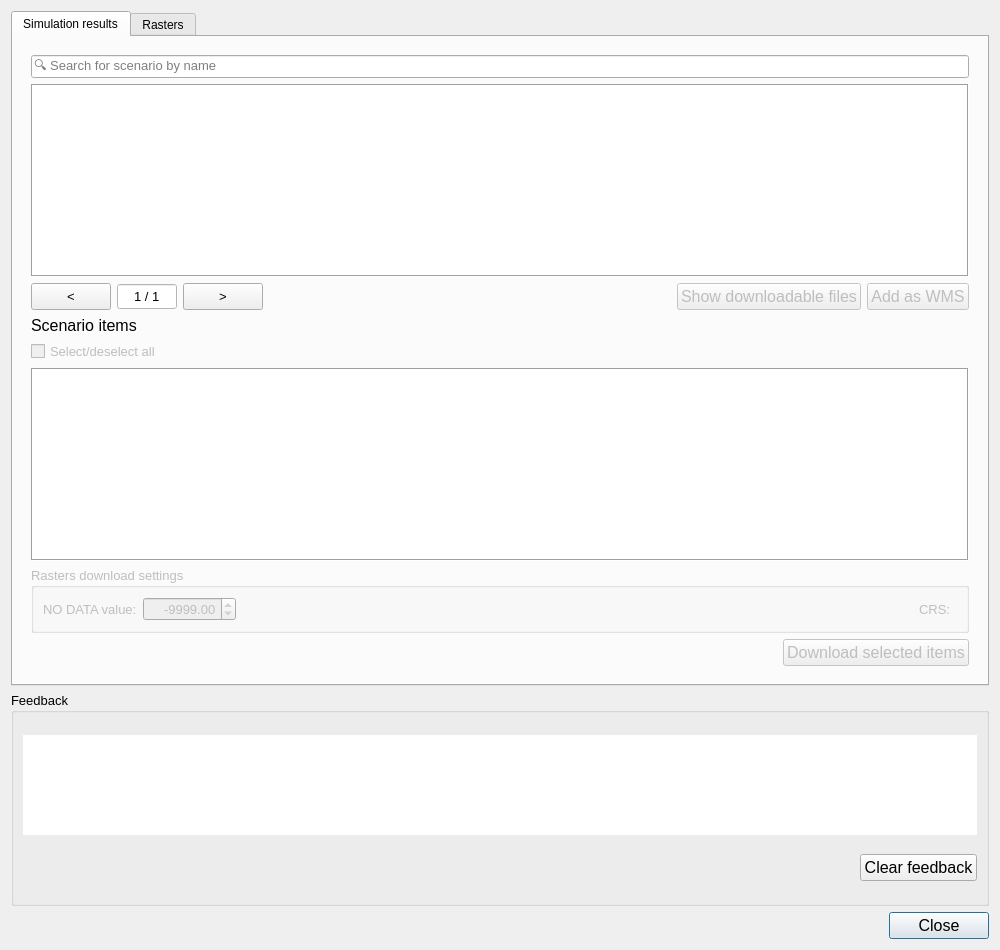
<?xml version="1.0" encoding="UTF-8"?>
<ui version="4.0">
 <class>Dialog</class>
 <widget class="QDialog" name="Dialog">
  <property name="geometry">
   <rect>
    <x>0</x>
    <y>0</y>
    <width>1000</width>
    <height>950</height>
   </rect>
  </property>
  <property name="focusPolicy">
   <enum>Qt::StrongFocus</enum>
  </property>
  <property name="windowTitle">
   <string>Lizard</string>
  </property>
  <layout class="QGridLayout" name="gridLayout">
   <item row="2" column="0">
    <layout class="QHBoxLayout" name="horizontalLayout_2">
     <property name="bottomMargin">
      <number>0</number>
     </property>
     <item>
      <spacer name="horizontalSpacer_2">
       <property name="orientation">
        <enum>Qt::Horizontal</enum>
       </property>
       <property name="sizeHint" stdset="0">
        <size>
         <width>40</width>
         <height>20</height>
        </size>
       </property>
      </spacer>
     </item>
     <item>
      <widget class="QPushButton" name="pb_close">
       <property name="sizePolicy">
        <sizepolicy hsizetype="Preferred" vsizetype="Fixed">
         <horstretch>0</horstretch>
         <verstretch>0</verstretch>
        </sizepolicy>
       </property>
       <property name="minimumSize">
        <size>
         <width>100</width>
         <height>25</height>
        </size>
       </property>
       <property name="maximumSize">
        <size>
         <width>16777215</width>
         <height>16777215</height>
        </size>
       </property>
       <property name="font">
        <font>
         <family>Segoe UI</family>
         <pointsize>12</pointsize>
        </font>
       </property>
       <property name="text">
        <string>Close</string>
       </property>
      </widget>
     </item>
    </layout>
   </item>
   <item row="1" column="0">
    <widget class="QgsCollapsibleGroupBox" name="grp_feedback">
     <property name="enabled">
      <bool>true</bool>
     </property>
     <property name="maximumSize">
      <size>
       <width>16777215</width>
       <height>16777215</height>
      </size>
     </property>
     <property name="font">
      <font>
       <family>Segoe UI</family>
       <pointsize>10</pointsize>
      </font>
     </property>
     <property name="title">
      <string>Feedback</string>
     </property>
     <property name="collapsed">
      <bool>false</bool>
     </property>
     <layout class="QGridLayout" name="gridLayout_2">
      <item row="1" column="0">
       <spacer name="horizontalSpacer">
        <property name="orientation">
         <enum>Qt::Horizontal</enum>
        </property>
        <property name="sizeHint" stdset="0">
         <size>
          <width>40</width>
          <height>20</height>
         </size>
        </property>
       </spacer>
      </item>
      <item row="0" column="0" colspan="2">
       <widget class="QListView" name="feedback_lv">
        <property name="sizePolicy">
         <sizepolicy hsizetype="Expanding" vsizetype="MinimumExpanding">
          <horstretch>0</horstretch>
          <verstretch>0</verstretch>
         </sizepolicy>
        </property>
        <property name="maximumSize">
         <size>
          <width>16777215</width>
          <height>100</height>
         </size>
        </property>
        <property name="font">
         <font>
          <family>Segoe UI</family>
          <pointsize>10</pointsize>
         </font>
        </property>
        <property name="frameShape">
         <enum>QFrame::NoFrame</enum>
        </property>
        <property name="editTriggers">
         <set>QAbstractItemView::NoEditTriggers</set>
        </property>
       </widget>
      </item>
      <item row="1" column="1">
       <widget class="QPushButton" name="pb_clear_feedback">
        <property name="enabled">
         <bool>true</bool>
        </property>
        <property name="minimumSize">
         <size>
          <width>100</width>
          <height>25</height>
         </size>
        </property>
        <property name="maximumSize">
         <size>
          <width>16777215</width>
          <height>16777215</height>
         </size>
        </property>
        <property name="font">
         <font>
          <family>Segoe UI</family>
          <pointsize>12</pointsize>
         </font>
        </property>
        <property name="text">
         <string>Clear feedback</string>
        </property>
       </widget>
      </item>
     </layout>
    </widget>
   </item>
   <item row="0" column="0">
    <widget class="QTabWidget" name="lizard_tab">
     <property name="currentIndex">
      <number>0</number>
     </property>
     <widget class="QWidget" name="simulation_results_tab">
      <attribute name="title">
       <string>Simulation results</string>
      </attribute>
      <layout class="QGridLayout" name="gridLayout_5">
       <item row="0" column="0">
        <widget class="QWidget" name="scenario_download_widget" native="true">
         <property name="sizePolicy">
          <sizepolicy hsizetype="Preferred" vsizetype="Expanding">
           <horstretch>0</horstretch>
           <verstretch>0</verstretch>
          </sizepolicy>
         </property>
         <property name="minimumSize">
          <size>
           <width>500</width>
           <height>300</height>
          </size>
         </property>
         <property name="font">
          <font>
           <family>Segoe UI</family>
          </font>
         </property>
         <layout class="QGridLayout" name="gridLayout_8">
          <item row="2" column="0" colspan="2">
           <layout class="QHBoxLayout" name="horizontalLayout">
            <property name="topMargin">
             <number>0</number>
            </property>
            <property name="bottomMargin">
             <number>0</number>
            </property>
            <item>
             <widget class="QPushButton" name="pb_prev_page">
              <property name="sizePolicy">
               <sizepolicy hsizetype="Minimum" vsizetype="Minimum">
                <horstretch>0</horstretch>
                <verstretch>0</verstretch>
               </sizepolicy>
              </property>
              <property name="minimumSize">
               <size>
                <width>40</width>
                <height>20</height>
               </size>
              </property>
              <property name="maximumSize">
               <size>
                <width>16777215</width>
                <height>16777215</height>
               </size>
              </property>
              <property name="font">
               <font>
                <family>Segoe UI</family>
                <pointsize>10</pointsize>
               </font>
              </property>
              <property name="layoutDirection">
               <enum>Qt::LeftToRight</enum>
              </property>
              <property name="text">
               <string>&lt;</string>
              </property>
             </widget>
            </item>
            <item>
             <widget class="QSpinBox" name="page_sbox">
              <property name="sizePolicy">
               <sizepolicy hsizetype="Minimum" vsizetype="Minimum">
                <horstretch>0</horstretch>
                <verstretch>0</verstretch>
               </sizepolicy>
              </property>
              <property name="minimumSize">
               <size>
                <width>60</width>
                <height>20</height>
               </size>
              </property>
              <property name="font">
               <font>
                <family>Segoe UI</family>
                <pointsize>10</pointsize>
               </font>
              </property>
              <property name="focusPolicy">
               <enum>Qt::StrongFocus</enum>
              </property>
              <property name="styleSheet">
               <string notr="true">QSpinBox {background-color: white;}</string>
              </property>
              <property name="frame">
               <bool>true</bool>
              </property>
              <property name="alignment">
               <set>Qt::AlignCenter</set>
              </property>
              <property name="buttonSymbols">
               <enum>QAbstractSpinBox::NoButtons</enum>
              </property>
              <property name="suffix">
               <string> / 1</string>
              </property>
              <property name="minimum">
               <number>1</number>
              </property>
             </widget>
            </item>
            <item>
             <widget class="QPushButton" name="pb_next_page">
              <property name="sizePolicy">
               <sizepolicy hsizetype="Minimum" vsizetype="Minimum">
                <horstretch>0</horstretch>
                <verstretch>0</verstretch>
               </sizepolicy>
              </property>
              <property name="minimumSize">
               <size>
                <width>40</width>
                <height>20</height>
               </size>
              </property>
              <property name="maximumSize">
               <size>
                <width>16777215</width>
                <height>16777215</height>
               </size>
              </property>
              <property name="font">
               <font>
                <family>Segoe UI</family>
                <pointsize>10</pointsize>
               </font>
              </property>
              <property name="text">
               <string>&gt;</string>
              </property>
             </widget>
            </item>
            <item>
             <spacer name="horizontalSpacer_13">
              <property name="orientation">
               <enum>Qt::Horizontal</enum>
              </property>
              <property name="sizeHint" stdset="0">
               <size>
                <width>400</width>
                <height>20</height>
               </size>
              </property>
             </spacer>
            </item>
            <item>
             <widget class="QPushButton" name="pb_show_files">
              <property name="enabled">
               <bool>false</bool>
              </property>
              <property name="minimumSize">
               <size>
                <width>100</width>
                <height>25</height>
               </size>
              </property>
              <property name="maximumSize">
               <size>
                <width>16777215</width>
                <height>16777215</height>
               </size>
              </property>
              <property name="font">
               <font>
                <family>Segoe UI</family>
                <pointsize>12</pointsize>
               </font>
              </property>
              <property name="text">
               <string>Show downloadable files</string>
              </property>
             </widget>
            </item>
            <item>
             <widget class="QPushButton" name="pb_add_wms">
              <property name="enabled">
               <bool>false</bool>
              </property>
              <property name="minimumSize">
               <size>
                <width>100</width>
                <height>25</height>
               </size>
              </property>
              <property name="maximumSize">
               <size>
                <width>16777215</width>
                <height>16777215</height>
               </size>
              </property>
              <property name="font">
               <font>
                <family>Segoe UI</family>
                <pointsize>12</pointsize>
               </font>
              </property>
              <property name="text">
               <string>Add as WMS</string>
              </property>
             </widget>
            </item>
           </layout>
          </item>
          <item row="3" column="0" colspan="2">
           <layout class="QGridLayout" name="gridLayout_4">
            <property name="bottomMargin">
             <number>0</number>
            </property>
            <item row="1" column="0">
             <widget class="QCheckBox" name="toggle_selection_ckb">
              <property name="enabled">
               <bool>false</bool>
              </property>
              <property name="font">
               <font>
                <family>Segoe UI</family>
                <pointsize>10</pointsize>
               </font>
              </property>
              <property name="layoutDirection">
               <enum>Qt::LeftToRight</enum>
              </property>
              <property name="text">
               <string>Select/deselect all</string>
              </property>
             </widget>
            </item>
            <item row="0" column="0">
             <widget class="QLabel" name="label_2">
              <property name="font">
               <font>
                <family>Segoe UI</family>
                <pointsize>12</pointsize>
               </font>
              </property>
              <property name="text">
               <string>Scenario items</string>
              </property>
             </widget>
            </item>
           </layout>
          </item>
          <item row="1" column="0" colspan="2">
           <widget class="QTreeView" name="scenario_tv">
            <property name="font">
             <font>
              <family>Segoe UI</family>
              <pointsize>10</pointsize>
             </font>
            </property>
            <property name="frameShape">
             <enum>QFrame::Box</enum>
            </property>
            <property name="editTriggers">
             <set>QAbstractItemView::NoEditTriggers</set>
            </property>
            <property name="sortingEnabled">
             <bool>true</bool>
            </property>
            <attribute name="headerShowSortIndicator" stdset="0">
             <bool>true</bool>
            </attribute>
           </widget>
          </item>
          <item row="0" column="0" colspan="2">
           <widget class="QLineEdit" name="scenario_search_le">
            <property name="font">
             <font>
              <family>Segoe UI</family>
              <pointsize>10</pointsize>
             </font>
            </property>
            <property name="frame">
             <bool>true</bool>
            </property>
            <property name="placeholderText">
             <string>🔍 Search for scenario by name</string>
            </property>
           </widget>
          </item>
          <item row="9" column="0" colspan="2">
           <layout class="QHBoxLayout" name="horizontalLayout_4">
            <property name="bottomMargin">
             <number>0</number>
            </property>
            <item>
             <spacer name="horizontalSpacer_9">
              <property name="orientation">
               <enum>Qt::Horizontal</enum>
              </property>
              <property name="sizeHint" stdset="0">
               <size>
                <width>40</width>
                <height>20</height>
               </size>
              </property>
             </spacer>
            </item>
            <item>
             <widget class="QPushButton" name="pb_download">
              <property name="enabled">
               <bool>false</bool>
              </property>
              <property name="minimumSize">
               <size>
                <width>100</width>
                <height>25</height>
               </size>
              </property>
              <property name="maximumSize">
               <size>
                <width>16777215</width>
                <height>16777215</height>
               </size>
              </property>
              <property name="font">
               <font>
                <family>Segoe UI</family>
                <pointsize>12</pointsize>
               </font>
              </property>
              <property name="text">
               <string>Download selected items</string>
              </property>
             </widget>
            </item>
           </layout>
          </item>
          <item row="5" column="0" colspan="2">
           <widget class="QTreeView" name="scenario_results_tv">
            <property name="font">
             <font>
              <family>Segoe UI</family>
              <pointsize>10</pointsize>
             </font>
            </property>
            <property name="frameShape">
             <enum>QFrame::Box</enum>
            </property>
            <property name="editTriggers">
             <set>QAbstractItemView::NoEditTriggers</set>
            </property>
            <attribute name="headerDefaultSectionSize">
             <number>150</number>
            </attribute>
           </widget>
          </item>
          <item row="6" column="0" colspan="2">
           <widget class="QGroupBox" name="grp_raster_settings">
            <property name="enabled">
             <bool>false</bool>
            </property>
            <property name="font">
             <font>
              <family>Segoe UI</family>
              <pointsize>10</pointsize>
             </font>
            </property>
            <property name="title">
             <string>Rasters download settings</string>
            </property>
            <layout class="QGridLayout" name="gridLayout_3">
             <item row="0" column="0">
              <widget class="QLabel" name="label_3">
               <property name="font">
                <font>
                 <family>Segoe UI</family>
                 <pointsize>10</pointsize>
                 <italic>false</italic>
                </font>
               </property>
               <property name="text">
                <string>NO DATA value:</string>
               </property>
              </widget>
             </item>
             <item row="0" column="1">
              <widget class="QDoubleSpinBox" name="no_data_sbox">
               <property name="font">
                <font>
                 <family>Segoe UI</family>
                 <pointsize>10</pointsize>
                </font>
               </property>
               <property name="frame">
                <bool>true</bool>
               </property>
               <property name="alignment">
                <set>Qt::AlignRight|Qt::AlignTrailing|Qt::AlignVCenter</set>
               </property>
               <property name="minimum">
                <double>-1000000.000000000000000</double>
               </property>
               <property name="maximum">
                <double>1000000.000000000000000</double>
               </property>
               <property name="value">
                <double>-9999.000000000000000</double>
               </property>
              </widget>
             </item>
             <item row="0" column="4">
              <widget class="QgsProjectionSelectionWidget" name="crs_widget">
               <property name="font">
                <font>
                 <family>Segoe UI</family>
                 <pointsize>10</pointsize>
                </font>
               </property>
              </widget>
             </item>
             <item row="0" column="3">
              <widget class="QLabel" name="label_4">
               <property name="font">
                <font>
                 <family>Segoe UI</family>
                 <pointsize>10</pointsize>
                 <italic>false</italic>
                </font>
               </property>
               <property name="text">
                <string>CRS:</string>
               </property>
              </widget>
             </item>
             <item row="0" column="2">
              <spacer name="horizontalSpacer_3">
               <property name="orientation">
                <enum>Qt::Horizontal</enum>
               </property>
               <property name="sizeHint" stdset="0">
                <size>
                 <width>40</width>
                 <height>20</height>
                </size>
               </property>
              </spacer>
             </item>
            </layout>
           </widget>
          </item>
         </layout>
        </widget>
       </item>
      </layout>
     </widget>
     <widget class="QWidget" name="rasters_tab">
      <attribute name="title">
       <string>Rasters</string>
      </attribute>
      <layout class="QGridLayout" name="gridLayout_11">
       <item row="0" column="0">
        <widget class="QWidget" name="scenario_download_widget_2" native="true">
         <property name="sizePolicy">
          <sizepolicy hsizetype="Preferred" vsizetype="Expanding">
           <horstretch>0</horstretch>
           <verstretch>0</verstretch>
          </sizepolicy>
         </property>
         <property name="minimumSize">
          <size>
           <width>500</width>
           <height>300</height>
          </size>
         </property>
         <property name="font">
          <font>
           <family>Segoe UI</family>
          </font>
         </property>
         <layout class="QGridLayout" name="gridLayout_9">
          <item row="1" column="0" colspan="2">
           <widget class="QTreeView" name="raster_tv">
            <property name="font">
             <font>
              <family>Segoe UI</family>
              <pointsize>10</pointsize>
             </font>
            </property>
            <property name="frameShape">
             <enum>QFrame::Box</enum>
            </property>
            <property name="editTriggers">
             <set>QAbstractItemView::NoEditTriggers</set>
            </property>
            <property name="sortingEnabled">
             <bool>true</bool>
            </property>
            <attribute name="headerShowSortIndicator" stdset="0">
             <bool>true</bool>
            </attribute>
           </widget>
          </item>
          <item row="0" column="0" colspan="2">
           <widget class="QLineEdit" name="raster_search_le">
            <property name="font">
             <font>
              <family>Segoe UI</family>
              <pointsize>10</pointsize>
             </font>
            </property>
            <property name="frame">
             <bool>true</bool>
            </property>
            <property name="placeholderText">
             <string>🔍 Search for raster by name</string>
            </property>
           </widget>
          </item>
          <item row="2" column="0" colspan="2">
           <layout class="QHBoxLayout" name="horizontalLayout_7">
            <property name="topMargin">
             <number>0</number>
            </property>
            <property name="bottomMargin">
             <number>0</number>
            </property>
            <item>
             <widget class="QPushButton" name="pb_prev_page_raster">
              <property name="sizePolicy">
               <sizepolicy hsizetype="Minimum" vsizetype="Minimum">
                <horstretch>0</horstretch>
                <verstretch>0</verstretch>
               </sizepolicy>
              </property>
              <property name="minimumSize">
               <size>
                <width>40</width>
                <height>20</height>
               </size>
              </property>
              <property name="maximumSize">
               <size>
                <width>16777215</width>
                <height>16777215</height>
               </size>
              </property>
              <property name="font">
               <font>
                <family>Segoe UI</family>
                <pointsize>10</pointsize>
               </font>
              </property>
              <property name="layoutDirection">
               <enum>Qt::LeftToRight</enum>
              </property>
              <property name="text">
               <string>&lt;</string>
              </property>
             </widget>
            </item>
            <item>
             <widget class="QSpinBox" name="page_sbox_raster">
              <property name="sizePolicy">
               <sizepolicy hsizetype="Minimum" vsizetype="Minimum">
                <horstretch>0</horstretch>
                <verstretch>0</verstretch>
               </sizepolicy>
              </property>
              <property name="minimumSize">
               <size>
                <width>60</width>
                <height>20</height>
               </size>
              </property>
              <property name="font">
               <font>
                <family>Segoe UI</family>
                <pointsize>10</pointsize>
               </font>
              </property>
              <property name="focusPolicy">
               <enum>Qt::StrongFocus</enum>
              </property>
              <property name="styleSheet">
               <string notr="true">QSpinBox {background-color: white;}</string>
              </property>
              <property name="frame">
               <bool>true</bool>
              </property>
              <property name="alignment">
               <set>Qt::AlignCenter</set>
              </property>
              <property name="buttonSymbols">
               <enum>QAbstractSpinBox::NoButtons</enum>
              </property>
              <property name="suffix">
               <string> / 1</string>
              </property>
              <property name="minimum">
               <number>1</number>
              </property>
             </widget>
            </item>
            <item>
             <widget class="QPushButton" name="pb_next_page_raster">
              <property name="sizePolicy">
               <sizepolicy hsizetype="Minimum" vsizetype="Minimum">
                <horstretch>0</horstretch>
                <verstretch>0</verstretch>
               </sizepolicy>
              </property>
              <property name="minimumSize">
               <size>
                <width>40</width>
                <height>20</height>
               </size>
              </property>
              <property name="maximumSize">
               <size>
                <width>16777215</width>
                <height>16777215</height>
               </size>
              </property>
              <property name="font">
               <font>
                <family>Segoe UI</family>
                <pointsize>10</pointsize>
               </font>
              </property>
              <property name="text">
               <string>&gt;</string>
              </property>
             </widget>
            </item>
            <item>
             <spacer name="horizontalSpacer_14">
              <property name="orientation">
               <enum>Qt::Horizontal</enum>
              </property>
              <property name="sizeHint" stdset="0">
               <size>
                <width>400</width>
                <height>20</height>
               </size>
              </property>
             </spacer>
            </item>
            <item>
             <widget class="QPushButton" name="pb_download_raster">
              <property name="enabled">
               <bool>false</bool>
              </property>
              <property name="minimumSize">
               <size>
                <width>100</width>
                <height>25</height>
               </size>
              </property>
              <property name="maximumSize">
               <size>
                <width>16777215</width>
                <height>16777215</height>
               </size>
              </property>
              <property name="font">
               <font>
                <family>Segoe UI</family>
                <pointsize>12</pointsize>
               </font>
              </property>
              <property name="text">
               <string>Download selected raster</string>
              </property>
             </widget>
            </item>
            <item>
             <widget class="QPushButton" name="pb_add_wms_raster">
              <property name="enabled">
               <bool>false</bool>
              </property>
              <property name="minimumSize">
               <size>
                <width>100</width>
                <height>25</height>
               </size>
              </property>
              <property name="maximumSize">
               <size>
                <width>16777215</width>
                <height>16777215</height>
               </size>
              </property>
              <property name="font">
               <font>
                <family>Segoe UI</family>
                <pointsize>12</pointsize>
               </font>
              </property>
              <property name="text">
               <string>Add as WMS</string>
              </property>
             </widget>
            </item>
           </layout>
          </item>
         </layout>
        </widget>
       </item>
      </layout>
     </widget>
    </widget>
   </item>
  </layout>
 </widget>
 <customwidgets>
  <customwidget>
   <class>QgsCollapsibleGroupBox</class>
   <extends>QGroupBox</extends>
   <header>qgscollapsiblegroupbox.h</header>
   <container>1</container>
  </customwidget>
  <customwidget>
   <class>QgsProjectionSelectionWidget</class>
   <extends>QWidget</extends>
   <header>qgsprojectionselectionwidget.h</header>
  </customwidget>
 </customwidgets>
 <tabstops>
  <tabstop>lizard_tab</tabstop>
  <tabstop>scenario_search_le</tabstop>
  <tabstop>scenario_tv</tabstop>
  <tabstop>pb_prev_page</tabstop>
  <tabstop>page_sbox</tabstop>
  <tabstop>pb_next_page</tabstop>
  <tabstop>toggle_selection_ckb</tabstop>
  <tabstop>scenario_results_tv</tabstop>
  <tabstop>no_data_sbox</tabstop>
  <tabstop>crs_widget</tabstop>
  <tabstop>pb_download</tabstop>
  <tabstop>raster_search_le</tabstop>
  <tabstop>raster_tv</tabstop>
  <tabstop>pb_prev_page_raster</tabstop>
  <tabstop>page_sbox_raster</tabstop>
  <tabstop>pb_next_page_raster</tabstop>
  <tabstop>grp_feedback</tabstop>
  <tabstop>feedback_lv</tabstop>
  <tabstop>pb_clear_feedback</tabstop>
  <tabstop>pb_close</tabstop>
 </tabstops>
 <resources/>
 <connections/>
</ui>
